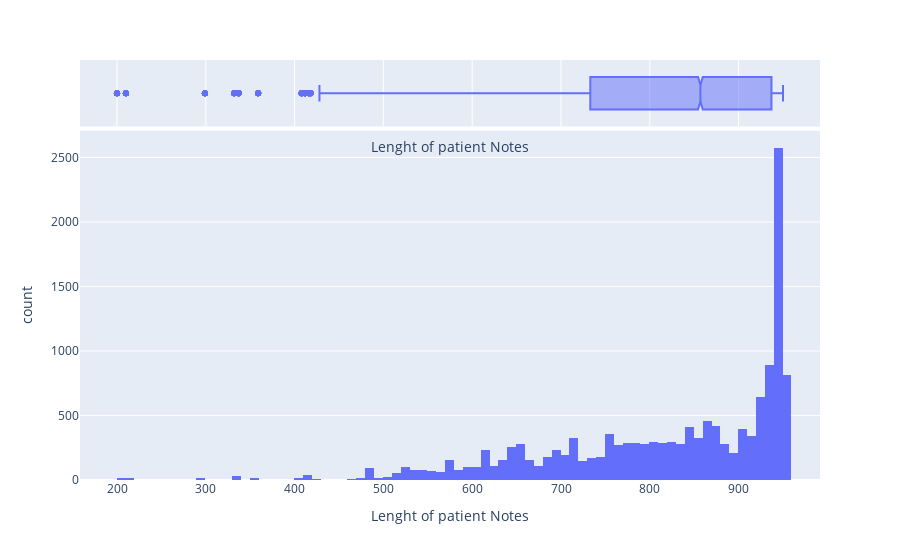

Notebook cell for this chart:
### Code cell
all_notes = []
all_notes_len = []
for notes in data['pn_history']:
    all_notes.append(notes)
    all_notes_len.append(len(notes))
print("Average length of Patient History - ",np.mean(all_notes_len))
fig = px.histogram(x = all_notes_len,  marginal="box",nbins = 100)
fig.update_xaxes(title = "Lenght of patient Notes")
fig.show()

### Figure 1 — Plotly figure (JSON) as saved in the notebook; plotly's stock layout.template omitted (floating-point values rounded to 4 significant figures; data arrays with more than 128 entries replaced by an {"elided": "..."} marker saying what was removed)
{"data": [{"alignmentgroup": "True", "bingroup": "x", "hovertemplate": "x=%{x}<br>count=%{y}<extra></extra>", "legendgroup": "", "marker": {"color": "#636efa", "pattern": {"shape": ""}}, "name": "", "nbinsx": 100, "offsetgroup": "", "orientation": "v", "showlegend": false, "type": "histogram", "x": {"elided": "14300 int values"}, "xaxis": "x", "yaxis": "y"}, {"alignmentgroup": "True", "hovertemplate": "x=%{x}<extra></extra>", "legendgroup": "", "marker": {"color": "#636efa"}, "name": "", "notched": true, "offsetgroup": "", "showlegend": false, "type": "box", "x": {"elided": "14300 int values"}, "xaxis": "x2", "yaxis": "y2"}], "layout": {"barmode": "relative", "legend": {"tracegroupgap": 0}, "margin": {"t": 60}, "xaxis": {"anchor": "y", "domain": [0, 1], "title": {"text": "Lenght of patient Notes"}}, "xaxis2": {"anchor": "y2", "domain": [0, 1], "matches": "x", "showgrid": true, "showticklabels": false, "title": {"text": "Lenght of patient Notes"}}, "yaxis": {"anchor": "x", "domain": [0, 0.8316], "title": {"text": "count"}}, "yaxis2": {"anchor": "x2", "domain": [0.8416, 1], "matches": "y2", "showgrid": false, "showline": false, "showticklabels": false, "ticks": ""}}}
